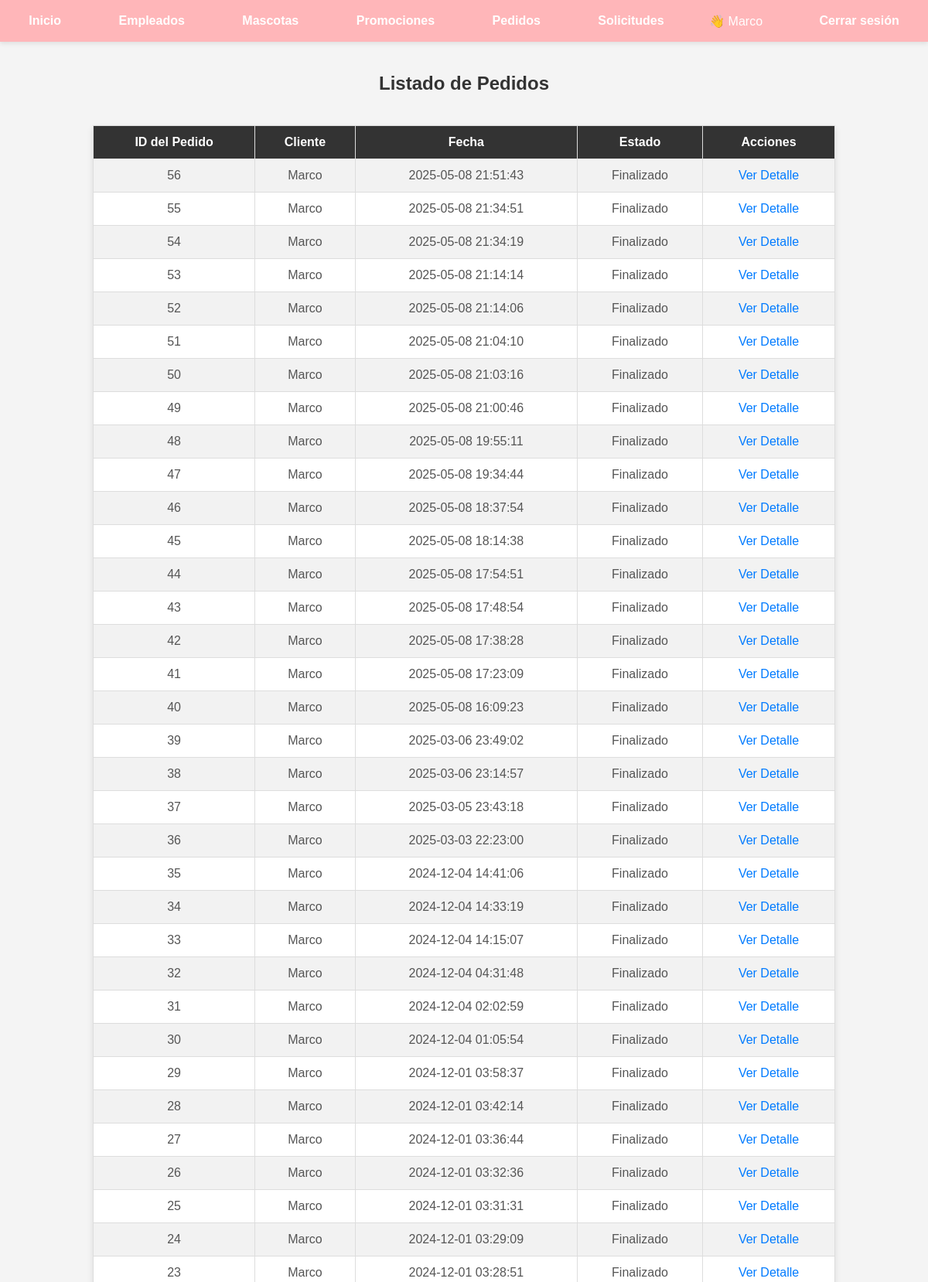
/pedidos_admin.php (signed in, upper part), run on the app's committed database.
### tables this page shows
CREATE TABLE `pedidos` (
  `id` int(11) NOT NULL,
  `cliente_id` int(11) DEFAULT NULL,
  `fecha` timestamp NOT NULL DEFAULT current_timestamp(),
  `total` decimal(10,2) DEFAULT 0.00,
  `status` int(11) DEFAULT 0
);

CREATE TABLE `clientes` (
  `id` int(11) NOT NULL,
  `nombre` varchar(255) NOT NULL,
  `apellidos` varchar(255) NOT NULL,
  `correo` varchar(255) NOT NULL,
  `pass` varchar(32) NOT NULL,
  `eliminado` int(1) DEFAULT 0
);

### pedidos_admin.php (the view, shortened to what this page needs)
<?php
include 'menu.php';
$con = conecta();
$sql = "SELECT p.id, p.cliente_id, p.status, p.fecha, c.nombre AS cliente_nombre
        FROM pedidos p
        JOIN clientes c ON p.cliente_id = c.id
        ORDER BY p.fecha DESC";
$result = $con->query($sql);
echo "<h2>Listado de Pedidos</h2>";
echo "<table class='pedidos-table'>
        <tr>
            <th>ID del Pedido</th>
            <th>Cliente</th>
            <th>Fecha</th>
            <th>Estado</th>
            <th>Acciones</th>
        </tr>";
while ($row = $result->fetch_assoc()) {
    $estado = ($row['status'] == 0) ? "En proceso" : "Finalizado";
    echo "<tr>
            <td>{$row['id']}</td>
            <td>{$row['cliente_nombre']}</td>
            <td>{$row['fecha']}</td>
            <td>{$estado}</td>
            <td><a href='detalle_pedido.php?id={$row['id']}'>Ver Detalle</a></td>
          </tr>";
}
echo "</table>";
?>

### pedidos_admin.php (style rules this page uses)
body { font-family: Arial, sans-serif; margin: 0; padding: 0; background-color: #f4f4f4; }
h2 { text-align: center; color: #333; padding: 20px; }
.pedidos-table { width: 80%; margin: 20px auto; border-collapse: collapse; background-color: #fff; box-shadow: 0 4px 8px rgba(0, 0, 0, 0.1); }
.pedidos-table th, .pedidos-table td { padding: 12px; text-align: center; border: 1px solid #ddd; }
.pedidos-table th { background-color: #333; color: white; }
.pedidos-table tr:nth-child(even) { background-color: #f2f2f2; }
.pedidos-table td { font-size: 16px; color: #555; }
.pedidos-table td a { text-decoration: none; color: #007bff; }

### data on the page
pedidos: id "56", cliente.nombre "Marco", fecha "2025-05-08 21:51:43", status "Finalizado"
pedidos: id "55", cliente.nombre "Marco", fecha "2025-05-08 21:34:51", status "Finalizado"
pedidos: id "54", cliente.nombre "Marco", fecha "2025-05-08 21:34:19", status "Finalizado"
pedidos: id "53", cliente.nombre "Marco", fecha "2025-05-08 21:14:14", status "Finalizado"
pedidos: id "52", cliente.nombre "Marco", fecha "2025-05-08 21:14:06", status "Finalizado"
pedidos: id "51", cliente.nombre "Marco", fecha "2025-05-08 21:04:10", status "Finalizado"
pedidos: id "50", cliente.nombre "Marco", fecha "2025-05-08 21:03:16", status "Finalizado"
pedidos: id "49", cliente.nombre "Marco", fecha "2025-05-08 21:00:46", status "Finalizado"
pedidos: id "48", cliente.nombre "Marco", fecha "2025-05-08 19:55:11", status "Finalizado"
pedidos: id "47", cliente.nombre "Marco", fecha "2025-05-08 19:34:44", status "Finalizado"
pedidos: id "46", cliente.nombre "Marco", fecha "2025-05-08 18:37:54", status "Finalizado"
pedidos: id "45", cliente.nombre "Marco", fecha "2025-05-08 18:14:38", status "Finalizado"
pedidos: id "44", cliente.nombre "Marco", fecha "2025-05-08 17:54:51", status "Finalizado"
pedidos: id "43", cliente.nombre "Marco", fecha "2025-05-08 17:48:54", status "Finalizado"
pedidos: id "42", cliente.nombre "Marco", fecha "2025-05-08 17:38:28", status "Finalizado"
pedidos: id "41", cliente.nombre "Marco", fecha "2025-05-08 17:23:09", status "Finalizado"
pedidos: id "40", cliente.nombre "Marco", fecha "2025-05-08 16:09:23", status "Finalizado"
pedidos: id "39", cliente.nombre "Marco", fecha "2025-03-06 23:49:02", status "Finalizado"
pedidos: id "38", cliente.nombre "Marco", fecha "2025-03-06 23:14:57", status "Finalizado"
pedidos: id "37", cliente.nombre "Marco", fecha "2025-03-05 23:43:18", status "Finalizado"
pedidos: id "36", cliente.nombre "Marco", fecha "2025-03-03 22:23:00", status "Finalizado"
pedidos: id "35", cliente.nombre "Marco", fecha "2024-12-04 14:41:06", status "Finalizado"
pedidos: id "34", cliente.nombre "Marco", fecha "2024-12-04 14:33:19", status "Finalizado"
pedidos: id "33", cliente.nombre "Marco", fecha "2024-12-04 14:15:07", status "Finalizado"
pedidos: id "32", cliente.nombre "Marco", fecha "2024-12-04 04:31:48", status "Finalizado"
pedidos: id "31", cliente.nombre "Marco", fecha "2024-12-04 02:02:59", status "Finalizado"
pedidos: id "30", cliente.nombre "Marco", fecha "2024-12-04 01:05:54", status "Finalizado"
pedidos: id "29", cliente.nombre "Marco", fecha "2024-12-01 03:58:37", status "Finalizado"
pedidos: id "28", cliente.nombre "Marco", fecha "2024-12-01 03:42:14", status "Finalizado"
pedidos: id "27", cliente.nombre "Marco", fecha "2024-12-01 03:36:44", status "Finalizado"
pedidos: id "26", cliente.nombre "Marco", fecha "2024-12-01 03:32:36", status "Finalizado"
pedidos: id "25", cliente.nombre "Marco", fecha "2024-12-01 03:31:31", status "Finalizado"
pedidos: id "24", cliente.nombre "Marco", fecha "2024-12-01 03:29:09", status "Finalizado"
pedidos: id "23", cliente.nombre "Marco", fecha "2024-12-01 03:28:51", status "Finalizado"

### other printed values
$_SESSION['usuario'] "Marco"
